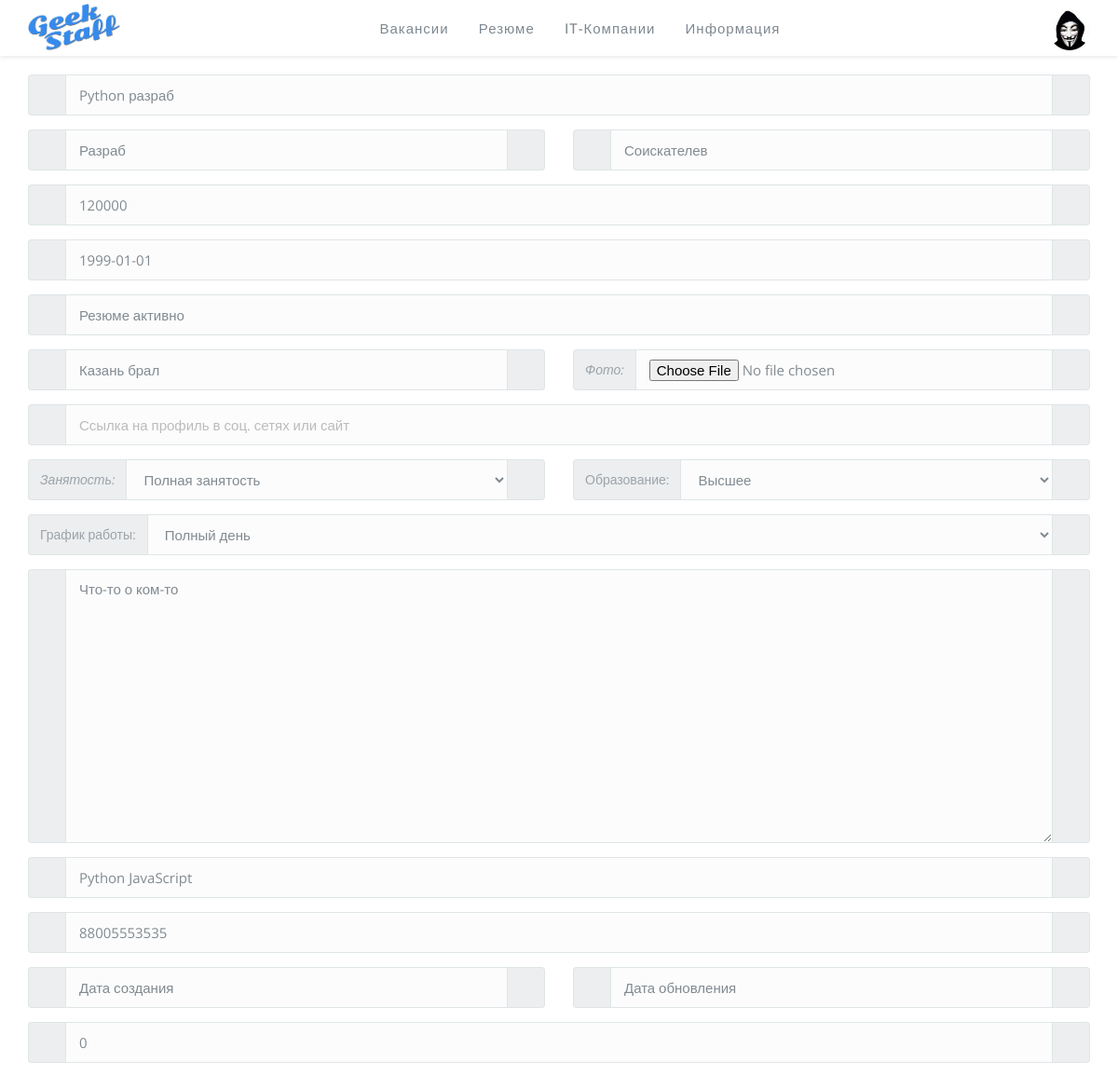
The app's page /applicant/resumes-list/update_resume/1/ (signed in) with its own data.
### applicantapp/models.py (models this page shows, shortened)
class Resume(models.Model):
    def user_directory_path(instance, filename):
        return f'resume/user_{instance.user.id}/{filename}'
    class Meta:
        get_latest_by = '-updated_at'
        verbose_name = 'Резюме'
        verbose_name_plural = 'Резюме'
    EMPLOYMENT_CHOICES = (
        ('FT', 'Полная занятость'),
        ('PT', 'Частичная занятость'),
        ('PW','Проектная работа'),
        ('VL','Волонтерство'),
        ('WP','Стажировка'),
    )
    WORK_SCHEDULE_CHOICES = (
        ('FD', 'Полный день'),
        ('SSCH', 'Сменный график'),
        ('FSCH', 'Гибкий график'),
        ('RW', 'Удаленная работа'),
        ('RBW', 'Вахтовый метод'),
    )
    EDUCATION_CHOICES = (
        ('SECONDARY', 'Среднее'),
        ('SPECIAL_SECONDARY','Среднее специальное'),
        ('UNFINISHED_HIGHER','Неоконченное высшее'),
        ('HIGHER', 'Высшее'),
        ('BACHELOR','Бакалавр'),
        ('MASTER', 'Магистр'),
        ('CANDIDATE', 'Кандидат наук'),
        ('DOCTOR', 'Доктор наук'),
    )
    user = models.ForeignKey(to=MyUser, on_delete=models.CASCADE)
    headline = models.CharField(max_length=255, blank=False, verbose_name='Заголовок')
    first_name = models.CharField(max_length=255, blank=False, verbose_name='Имя')
    surname = models.CharField(max_length=255, blank=False, verbose_name='Фамилия')
    salary = models.PositiveIntegerField(blank=True, null=True, verbose_name='Желаемая заработная плата')
    date_of_birth = models.DateField(blank=False, verbose_name='Дата рождения')
    is_active = models.BooleanField(blank=False, default=False, verbose_name='Резюме активно')
    is_cheked = models.BooleanField(blank=False, default=False, verbose_name='Резюме проверенно модератором')
    city = models.CharField(max_length=255, blank=False, verbose_name='Город')
    user_pic = models.ImageField(upload_to=user_directory_path, blank=True, null=True, verbose_name='Фото')
    links = models.CharField(max_length=255, blank=True, null=True, verbose_name='Ссылка на профиль в соц. сетях или сайт')
    employment = models.CharField(max_length=20, blank=False, choices=EMPLOYMENT_CHOICES, default='FT', verbose_name='Занятость')
    work_schedule = models.CharField(max_length=20, blank=False, choices=WORK_SCHEDULE_CHOICES, default='FD', verbose_name='График работы')
    education_type = models.CharField(max_length=20, blank=False, choices=EDUCATION_CHOICES, default='HIGHER', verbose_name='Образование')
    about_me = models.TextField(blank=True, null=True, verbose_name='Обо мне')
    key_skills = models.CharField(max_length=255, blank=True, null=True, verbose_name='Ключевые навыки')
    phone = models.CharField(max_length=20, blank=False, verbose_name='Телефон')
    moder_comment = models.TextField(blank=True, null=True, verbose_name='Комментарий модератора')
    views_count = models.PositiveIntegerField(blank=False, default=0, verbose_name='Кол-во просмотров')
    created_at = models.DateTimeField(auto_now_add=True, verbose_name='Дата создания')
    updated_at = models.DateTimeField(auto_now=True, verbose_name='Дата обновления')
    status = models.ForeignKey(to=StatusResume, on_delete=models.DO_NOTHING, default=1, blank=True)

### applicantapp/views.py (the view)
# urls.py: path('resumes-list/update_resume/<int:pk>/', UpdateResume.as_view(), name='update_resume'),
class UpdateResume(LoginRequiredMixin, UpdateView):
    model = Resume
    form_class = ResumeUpdateForm
    template_name = 'applicantapp/update_resume.html'
    success_url = '/'

### applicantapp/forms.py
class ResumeUpdateForm(forms.ModelForm):
    class Meta:
        model = Resume
        exclude = ['user', 'is_cheked', 'moder_comment']
    def __init__(self, *args, **kwargs):
        super().__init__(*args, **kwargs)
        for field_name, field in self.fields.items():
            field.widget.attrs['class'] = 'form-control'

### templates/applicantapp/update_resume.html (shortened to what this page needs)
{% extends 'base.html' %}
{% load static %}
{% block body %}
    {% block header %}
        {% include 'inc/nav.html' %}
    {% endblock %}
    {% block content %}
        <div class="container resume-container">
            <form method="post" class="form-resume" enctype="multipart/form-data"> {% csrf_token %}
                <div class="form-group">
                    <div class="input-group">
                        <span class="input-group-addon"></span>
                        {{ form.headline }}
                        <span class="input-group-addon"></span>
                    </div>
                </div>
                <div class="row">
                    <div class="form-group col-lg-6">
                        <div class="input-group">
                            <span class="input-group-addon"></span>
                            {{ form.first_name }}
                            <span class="input-group-addon"></span>
                        </div>
                    </div>
                    <div class="form-group col-lg-6">
                        <div class="input-group">
                            <span class="input-group-addon"></span>
                            {{ form.surname }}
                            <span class="input-group-addon"></span>
                        </div>
                    </div>
                </div>
                <div class="form-group">
                    <div class="input-group">
                        <span class="input-group-addon"></span>
                        {% if form.salary.value %}
                        {{ form.salary }}
                        {% else %}
                        <input type="number" min="0" class="form-control" placeholder="Желаемая заработная плата"
                               name="salary" maxlength="255"
                               id="id_salary">
                        {% endif %}
                        <span class="input-group-addon"></span>
                    </div>
                </div>
                <div class="form-group">
                    <div class="input-group">
                        <span class="input-group-addon"></span>
                        {{ form.date_of_birth }}
                        <span class="input-group-addon"></span>
                    </div>
                </div>
                <div class="form-group">
                    <div class="input-group">
                        <span class="input-group-addon"></span>
                        <div class="wrapper">
                        <span class="form-control middle">
                            <span class=""> Резюме активно  </span>
                        </span>
                        </div>
                        <span class="input-group-addon"></span>
                    </div>
                </div>
                <div class="row">
                    <div class="form-group col-lg-6">
                        <div class="input-group">
                            <span class="input-group-addon"></span>
                            {{ form.city }}
                            <span class="input-group-addon"></span>
                        </div>
                    </div>
                    <div class="form-group col-lg-6">
                        <div class="input-group">
                            <span class="input-group-addon"><i class="">Фото:</i></span>
                            {% if form.user_pic.value %}
                            {{ form.user_pic }}
                            {% else %}
                            <input type="file" class="form-control middle foto-file" id="id_user_pic" name="user_pic" accept="image/*">
                            {% endif %}
                            <span class="input-group-addon"></span>
                        </div>
                    </div>
                </div>
                <div class="form-group">
                    <div class="input-group">
                        <span class="input-group-addon"></span>
                        {% if form.links.value %}
                        {{ form.links }}
                        {% else %}
                        <input class="form-control" placeholder="Ссылка на профиль в соц. сетях или сайт" name="links"
                               maxlength="255" id="id_links">
                        {% endif %}
                        <span class="input-group-addon"></span>
                    </div>
                </div>
                <div class="row">
                    <div class="form-group col-lg-6">
                        <div class="input-group">
                            <span class="input-group-addon"><i class="">Занятость:</i></span>
                            {{ form.employment }}
                            <span class="input-group-addon"></span>
                        </div>
                    </div>
                    <div class="form-group col-lg-6">
                        <div class="input-group">
                            <span class="input-group-addon"> Образование:</span>
                            {{ form.education_type }}
                            <span class="input-group-addon"></span>
                        </div>
                    </div>
                </div>
                <div class="form-group">
                    <div class="input-group">
                        <span class="input-group-addon"> График работы:</span>
                        {{ form.work_schedule }}
                        <span class="input-group-addon"></span>
                    </div>
                </div>
                <div class="form-group">
                    <div class="input-group">
                        <span class="input-group-addon"></span>
                        {% if form.about_me.value %}
                        {{ form.about_me }}
                        {% else %}
                        <textarea rows="4" id="id_about_me" class="form-control" placeholder="Обо мне" name="about_me">
                        </textarea>
                        {% endif %}
                        <span class="input-group-addon"></span>
                    </div>
                </div>
                <div class="form-group">
                    <div class="input-group">
                        <span class="input-group-addon"></span>
                        {% if form.key_skills.value %}
                        {{ form.key_skills }}
                        {% else %}
                        <input class="form-control" placeholder="Ключевые наваки" maxlength="255" name="key_skills"
                               id="id_key_skills">
                        {% endif %}
                        <span class="input-group-addon"></span>
                    </div>
                </div>
                <div class="form-group">
                    <div class="input-group">
                        <span class="input-group-addon"></span>
                        {{ form.phone }}
                        <span class="input-group-addon"></span>
                    </div>
                </div>
                <div class="row">
                    <div class="form-group col-lg-6">
                        <div class="input-group">
                            <span class="input-group-addon"></span>
                            {% if form.created_at.value %}
                            {{ form.created_at }}
                            {% else %}
                            <span class="form-control middle" id="id_created_at"> Дата создания    </span>
                            {% endif %}
                            <span class="input-group-addon"></span>
                        </div>
                    </div>
                    <div class="form-group col-lg-6">
                        <div class="input-group">
                            <span class="input-group-addon"></span>
                            {% if form.updated_at.value %}
                            {{ form.updated_at }}
                            {% else %}
                            <span class="form-control middle" id="id_updated_at"> Дата обновления   </span>
                            {% endif %}
                            <span class="input-group-addon"></span>
                        </div>
                    </div>
                </div>
                <div class="form-group">
                    <div class="input-group">
                        <span class="input-group-addon"></span>
                        {{ form.views_count }}
                        <span class="input-group-addon"></span>
                    </div>
                </div>
            </form>
        </div>
    {% endblock %}
{% endblock %}

### static/css/style.css (style rules this page uses)
.resume-container { padding-top: 20px; }
.wrapper { display: grid; }
.middle { line-height:2; }
.foto-file { text-align: center; }
textarea { resize: vertical; }
.form-resume { margin-bottom: 100px; }
input { display: none; }

### records on screen
Resume: headline "Python разраб", first_name "Разраб", surname "Соискателев", salary "120000", date_of_birth "1999-01-01", city "Казань брал", employment "Полная занятость", education_type "Высшее", work_schedule "Полный день", about_me "Что-то о ком-то", key_skills "Python JavaScript", phone "88005553535", views_count "0"
